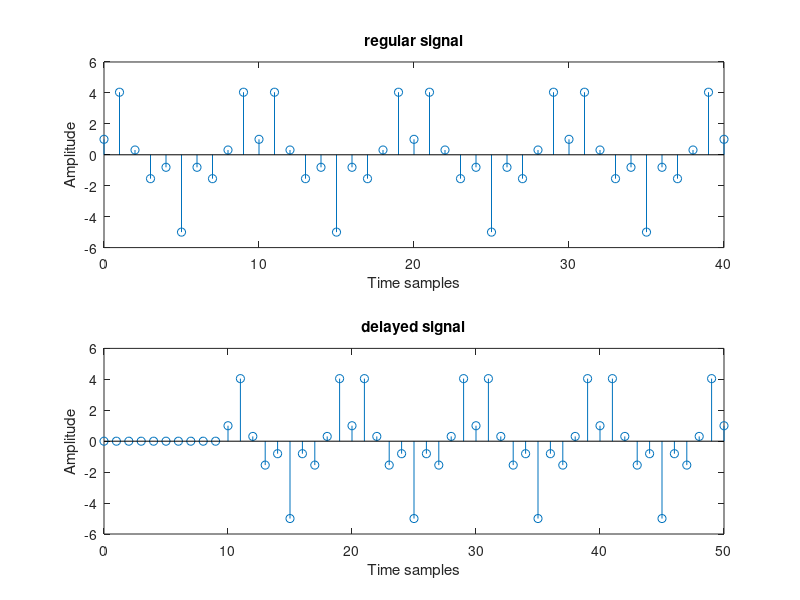
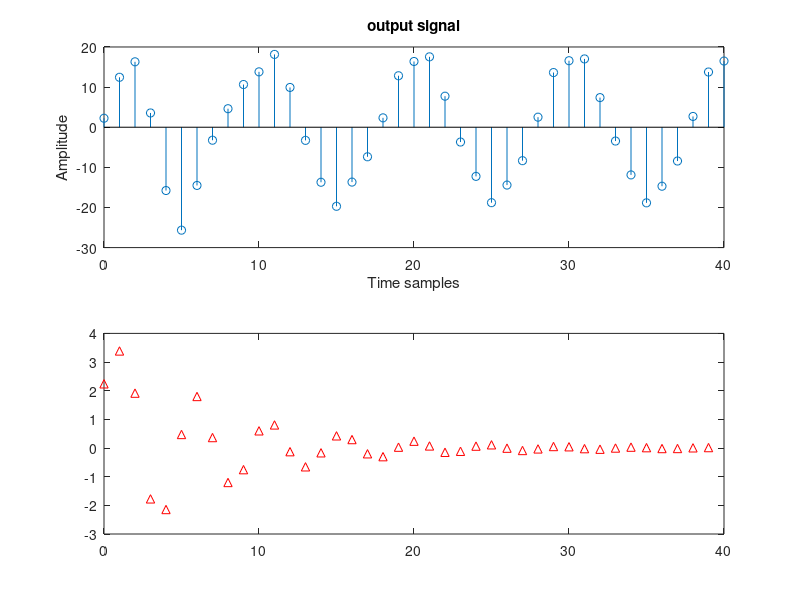

Write MATLAB code to recreate these figures, in order.
%DSP Lab Task 1
%DIFFERENCE OUTPUT

clc;
clear all;
n = 0:40;
a=3;b=-2;d=10;

%input signals

x1_n = cos(2*pi*0.1*n);
x2_n = cos(2*pi*0.4*n);
x3_n = a*x1_n + b*x2_n;
xd_n = [zeros(1,d) x3_n];
nd = 0:length(n)+d-1;

figure
subplot(2,1,1)
stem(n,x3_n);
title('regular signal')
xlabel('Time samples')
ylabel('Amplitude')
subplot(2,1,2)
stem(nd,xd_n);
xlabel('Time samples')
ylabel('Amplitude')
title('delayed signal')

%system definitions

num = [2.2403 2.4908 2.2403];
den = [1 -0.4 0.75];
ic=[0 0];

%output of the system

y1_n = filter(num,den,x1_n,ic);
y2_n = filter(num,den,x2_n,ic);
y3_n = filter(num,den,x3_n,ic);
yd_n = filter(num,den,xd_n,ic);

figure
subplot(2,1,1)
stem(n,y3_n);
xlabel('Time samples')
ylabel('Amplitude')
title('output signal')
subplot(2,1,2)
stem(nd,yd_n);
xlabel('Time samples')
ylabel('Amplitude')
title('output of delayed signal')

impz(num,den,40)
%gives the impulse response
